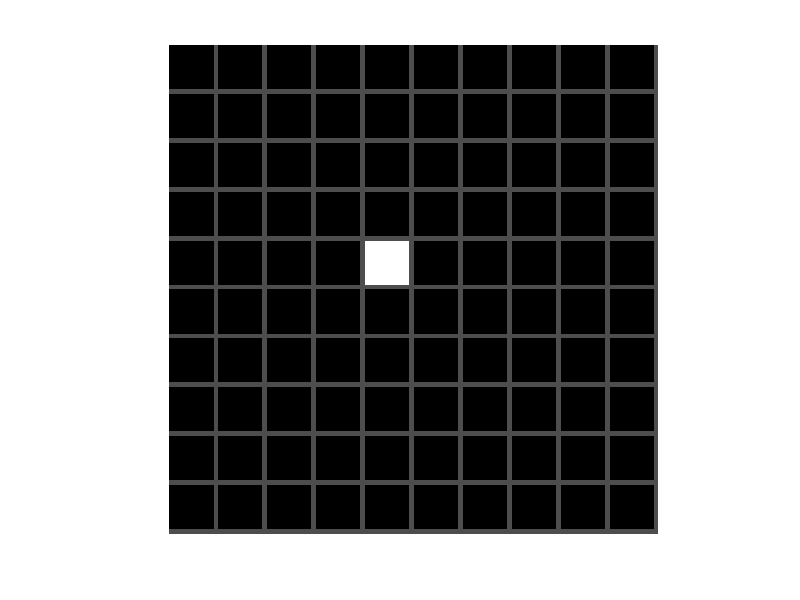

Write MATLAB code to recreate this figure.
t = 1; % número de matriz de geradas
for j = 1:t  % laço principal
   m = zeros(10); % inicialização da matriz de zeros
   aux = zeros(10);
   navios = randi([1 10]); % sorteio da quantidade de navios
   for i = 1:navios % laço secundário, responsável por escrever cada navio.
     tipo = randi([1 2]); % sorteio do tipo. 1 para navio com tamanho 2 e 3 para tamanho 3.
     orientacao = randi([1 2]); % sorteio da horientação, 1 para vertical e 2 para horizontal
         if(orientacao == 1) % filtro para o tipo 1
             x = randi([1 8]); % sorteio da linha. Até 8 para utrapassar os limites da matriz
             y = randi([1 10]); % sorteio da coluna
             while(m(x,y) ~= 0) % laço para atualizar a posição caso esteja ocupada
               x = randi([1 8]); % nova linha 
               y = randi([1 10]); % nova coluna
             end
            if((tipo == 1) && (m(x+1, y) == 0)) % verificação das disponibilidade da posição vizinha, já que o tipo tem 1 tamanho dois e a primeira posição já foi checada
            m(x, y) = 1; % atribuição para primeira posição
            m(x+1, y) = 1; % atribuição para segunda posição 
            aux(x,y) = 1;
            aux(x+1,y) = 2;
           elseif((tipo == 2) && (m(x+2, y) == 0) && (m(x+1, y) == 0)) % verificação das disponibilidade das posições vizinhas para o tipo dois, já que o tipo tem 2 tamanho 3, a duas posições seguintes devem ser checadas
            m(x, y) = 1; % atribuição para primeira posição
            m(x+1, y) = 1; % atribuição para segunda posição
            m(x+2, y) = 1; % atribuição para segunda posição
            aux(x,y) = 1;
            aux(x+1,y) = 2;
            aux(x+2,y) = 3;
           end
         else  
             x = randi([1 10]); %tipo 2. sorteio linha
             y = randi([1 8]); % sorteio coluna.
             while(m(x,y) ~= 0) % atualização da posição, analoga a anterior
               x = randi([1 10]);
               y = randi([1 8]); 
             end
            if((tipo == 1) && (m(x, y+1) == 0)) % checagem e atribuição, analoga a anterior, só que agora nas coluna
            m(x, y) = 1;
            m(x, y+1) = 1;
            aux(x, y) = 5;
            aux(x, y+1) = 6;
           elseif((tipo == 2) && (m(x, y+2) == 0) && (m(x, y+1) == 0)) % checagem e atribuição, analoga a anterior, só que agora nas coluna
            m(x, y) = 1;
            m(x, y+1) = 1;
            m(x, y+2) = 1;
            aux(x, y) = 5;
            aux(x, y+1) = 6;
            aux(x, y+2) = 7;
           end
         end
   end
end
ocupados = zeros(10);
img = zeros(100,100); % fundo preto
for(i = 1 : 10) % grade cinza
  img(10*i:10*i, : ) = 0.3;
  img(:,10*i:10*i) = 0.3;
end
imshow(img); % lembre-se de apagar, somente um teste
jogadas = 3; % numero de jogadas permitadas, defina quantas quiser
m
for(i = 1 : jogadas)
    l = input('informe a linha desejada:');
    c = input('informe a coluna desejada:');
    ocupados(l,c) = 1;
    if(m(l,c)==0)
      img((l-1)*10+1:(l-1)*10+9,(c-1)*10+1:(c-1)*10+9) = 1;
    else
      img((l-1)*10+1:(l-1)*10+9,(c-1)*10+1:(c-1)*10+9) = 0.7;
      if(aux(l,c)== 1 && ocupados(l+1,c)==1)
          if(ocupados(l+2,c) && aux(l+2,c)==  3)
              img((l-1)*10+1:(l-1)*10+9,(c-1)*10+1:(c-1)*10+9) = 0.9;
              img(l*10+1:l*10+9,(c-1)*10+1:(c-1)*10+9) = 0.9;
              img((l+1)*10+1:(l+1)*10+9,(c-1)*10+1:(c-1)*10+9) = 0.9;
          else
              img((l-1)*10+1:(l-1)*10+9,(c-1)*10+1:(c-1)*10+9) = 0.9;
              img(l*10+1:l*10+9,(c-1)*10+1:(c-1)*10+9) = 0.9;
          end
      elseif(aux(l,c) == 2 && ocupados(l-1,c) == 1)
          if(ocupados(l+1,c) && aux(l+1,c) ==  3)
              img((l-2)*10+1:(l-2)*10+9,(c-1)*10+1:(c-1)*10+9) = 0.9;
              img((l-1)*10+1:(l-1)*10+9,(c-1)*10+1:(c-1)*10+9) = 0.9;
              img(l*10+1:l*10+9,(c-1)*10+1:(c-1)*10+9) = 0.9;
          elseif(aux(l+1,c) ~=  3)
              img((l-2)*10+1:(l-2)*10+9,(c-1)*10+1:(c-1)*10+9) = 0.9;
              img((l-1)*10+1:(l-1)*10+9,(c-1)*10+1:(c-1)*10+9) = 0.9;
          end
      elseif(aux(l,c) == 3 && ocupados(l-1,c) == 1 && ocupados(l-2,c) == 1)
          img((l-3)*10+1:(l-3)*10+9,(c-1)*10+1:(c-1)*10+9) = 0.9;
          img((l-2)*10+1:(l-2)*10+9,(c-1)*10+1:(c-1)*10+9) = 0.9;
          img((l-1)*10+1:(l-1)*10+9,(c-1)*10+1:(c-1)*10+9) = 0.9;
      elseif(aux(l,c) == 7 && ocupados(l,c-1) == 1 && ocupados(l,c-2) == 1)
          img((l-1)*10+1:(l-1)*10+9,(c-1)*10+1:(c-1)*10+9) = 0.9;
          img((l-1)*10+1:(l-1)*10+9,(c-2)*10+1:(c-2)*10+9) = 0.9;
          img((l-1)*10+1:(l-1)*10+9,(c-3)*10+1:(c-3)*10+9) = 0.9;
      elseif(aux(l,c) == 6 && ocupados(l,c-1) == 1)
          if(ocupados(l,c+1) && aux(l,c+1) == 7)
              img((l-1)*10+1:(l-1)*10+9, c*10+1:c*10+9) = 0.9;
              img((l-1)*10+1:(l-1)*10+9,(c-1)*10+1:(c-1)*10+9) = 0.9;
              img((l-1)*10+1:(l-1)*10+9,(c-2)*10+1:(c-2)*10+9) = 0.9;
          elseif(aux(l,c+1) ~=  7)
              img((l-1)*10+1:(l-1)*10+9,(c-2)*10+1:(c-2)*10+9) = 0.9;
              img((l-1)*10+1:(l-1)*10+9,(c-1)*10+1:(c-1)*10+9) = 0.9;
          end
      elseif(aux(l,c) == 5 && ocupados(l,c+1) == 1)
          if(ocupados(l,c+2) && aux(l,c+2) == 7)
              img((l-1)*10+1:(l-1)*10+9,(c-1)*10+1:(c-1)*10+9) = 0.9;
              img((l-1)*10+1:(l-1)*10+9,c*10+1:c*10+9) = 0.9;
              img((l-1)*10+1:(l-1)*10+9,(c+1)*10+1:(c+1)*10+9) = 0.9;
          elseif(aux(l,c+2) ~=  7)
              img((l-1)*10+1:(l-1)*10+9,(c-1)*10+1:(c-1)*10+9) = 0.9;
              img((l-1)*10+1:(l-1)*10+9,c*10+1:c*10+9) = 0.9;
          end
      end
    end
    aux
    imshow(img);
end